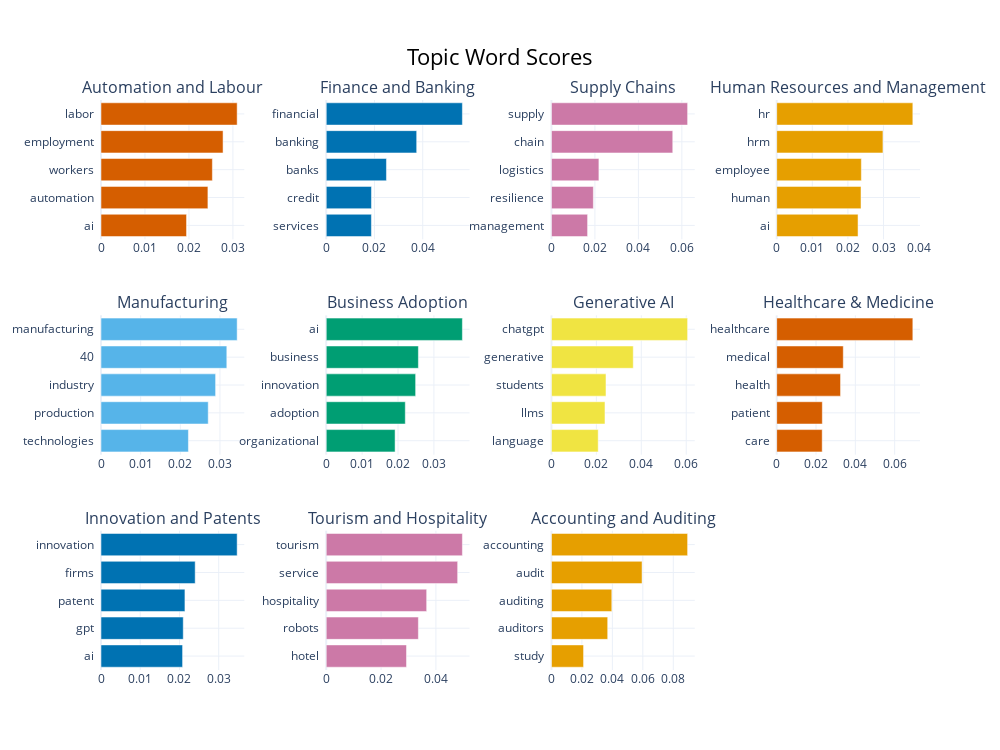

Notebook cell for this chart:
### Code cell
fig = topic_model.visualize_barchart(topics = [0, 1, 2, 3, 4, 5, 6, 7, 8, 9, 10], custom_labels = True)
fig.show()
fig.write_image("images/combined_bars.pdf")

### Figure 1 — Plotly figure (JSON) as saved in the notebook; plotly's stock layout.template omitted (floating-point values rounded to 4 significant figures)
{"data": [{"marker": {"color": "#D55E00"}, "orientation": "h", "type": "bar", "x": [0.01945, 0.02431, 0.02533, 0.02776, 0.03096], "xaxis": "x", "y": ["ai  ", "automation  ", "workers  ", "employment  ", "labor  "], "yaxis": "y"}, {"marker": {"color": "#0072B2"}, "orientation": "h", "type": "bar", "x": [0.01873, 0.01875, 0.02496, 0.03749, 0.05643], "xaxis": "x2", "y": ["services  ", "credit  ", "banks  ", "banking  ", "financial  "], "yaxis": "y2"}, {"marker": {"color": "#CC79A7"}, "orientation": "h", "type": "bar", "x": [0.01663, 0.01928, 0.02183, 0.05582, 0.06265], "xaxis": "x3", "y": ["management  ", "resilience  ", "logistics  ", "chain  ", "supply  "], "yaxis": "y3"}, {"marker": {"color": "#E69F00"}, "orientation": "h", "type": "bar", "x": [0.02284, 0.02368, 0.02377, 0.02983, 0.03822], "xaxis": "x4", "y": ["ai  ", "human  ", "employee  ", "hrm  ", "hr  "], "yaxis": "y4"}, {"marker": {"color": "#56B4E9"}, "orientation": "h", "type": "bar", "x": [0.02204, 0.02704, 0.0289, 0.03172, 0.03433], "xaxis": "x5", "y": ["technologies  ", "production  ", "industry  ", "40  ", "manufacturing  "], "yaxis": "y5"}, {"marker": {"color": "#009E73"}, "orientation": "h", "type": "bar", "x": [0.01918, 0.02203, 0.02491, 0.02568, 0.03793], "xaxis": "x6", "y": ["organizational  ", "adoption  ", "innovation  ", "business  ", "ai  "], "yaxis": "y6"}, {"marker": {"color": "#F0E442"}, "orientation": "h", "type": "bar", "x": [0.02082, 0.02383, 0.02428, 0.03642, 0.06062], "xaxis": "x7", "y": ["language  ", "llms  ", "students  ", "generative  ", "chatgpt  "], "yaxis": "y7"}, {"marker": {"color": "#D55E00"}, "orientation": "h", "type": "bar", "x": [0.02314, 0.02321, 0.03248, 0.03387, 0.06923], "xaxis": "x8", "y": ["care  ", "patient  ", "health  ", "medical  ", "healthcare  "], "yaxis": "y8"}, {"marker": {"color": "#0072B2"}, "orientation": "h", "type": "bar", "x": [0.0208, 0.02097, 0.0214, 0.02401, 0.03471], "xaxis": "x9", "y": ["ai  ", "gpt  ", "patent  ", "firms  ", "innovation  "], "yaxis": "y9"}, {"marker": {"color": "#CC79A7"}, "orientation": "h", "type": "bar", "x": [0.02927, 0.0336, 0.03663, 0.04793, 0.04966], "xaxis": "x10", "y": ["hotel  ", "robots  ", "hospitality  ", "service  ", "tourism  "], "yaxis": "y10"}, {"marker": {"color": "#E69F00"}, "orientation": "h", "type": "bar", "x": [0.02108, 0.03694, 0.03963, 0.05949, 0.08941], "xaxis": "x11", "y": ["study  ", "auditors  ", "auditing  ", "audit  ", "accounting  "], "yaxis": "y11"}], "layout": {"annotations": [{"font": {"size": 16}, "showarrow": false, "text": "Automation and Labour", "x": 0.0875, "xanchor": "center", "xref": "paper", "y": 1, "yanchor": "bottom", "yref": "paper"}, {"font": {"size": 16}, "showarrow": false, "text": "Finance and Banking", "x": 0.3625, "xanchor": "center", "xref": "paper", "y": 1, "yanchor": "bottom", "yref": "paper"}, {"font": {"size": 16}, "showarrow": false, "text": "Supply Chains", "x": 0.6375, "xanchor": "center", "xref": "paper", "y": 1, "yanchor": "bottom", "yref": "paper"}, {"font": {"size": 16}, "showarrow": false, "text": "Human Resources and Management", "x": 0.9125, "xanchor": "center", "xref": "paper", "y": 1, "yanchor": "bottom", "yref": "paper"}, {"font": {"size": 16}, "showarrow": false, "text": "Manufacturing", "x": 0.0875, "xanchor": "center", "xref": "paper", "y": 0.6222, "yanchor": "bottom", "yref": "paper"}, {"font": {"size": 16}, "showarrow": false, "text": "Business Adoption", "x": 0.3625, "xanchor": "center", "xref": "paper", "y": 0.6222, "yanchor": "bottom", "yref": "paper"}, {"font": {"size": 16}, "showarrow": false, "text": "Generative AI", "x": 0.6375, "xanchor": "center", "xref": "paper", "y": 0.6222, "yanchor": "bottom", "yref": "paper"}, {"font": {"size": 16}, "showarrow": false, "text": "Healthcare & Medicine", "x": 0.9125, "xanchor": "center", "xref": "paper", "y": 0.6222, "yanchor": "bottom", "yref": "paper"}, {"font": {"size": 16}, "showarrow": false, "text": "Innovation and Patents", "x": 0.0875, "xanchor": "center", "xref": "paper", "y": 0.2444, "yanchor": "bottom", "yref": "paper"}, {"font": {"size": 16}, "showarrow": false, "text": "Tourism and Hospitality", "x": 0.3625, "xanchor": "center", "xref": "paper", "y": 0.2444, "yanchor": "bottom", "yref": "paper"}, {"font": {"size": 16}, "showarrow": false, "text": "Accounting and Auditing", "x": 0.6375, "xanchor": "center", "xref": "paper", "y": 0.2444, "yanchor": "bottom", "yref": "paper"}], "height": 750, "hoverlabel": {"bgcolor": "white", "font": {"family": "Rockwell", "size": 16}}, "showlegend": false, "title": {"font": {"color": "Black", "size": 22}, "text": "Topic Word Scores", "x": 0.5, "xanchor": "center", "yanchor": "top"}, "width": 1000, "xaxis": {"anchor": "y", "domain": [0, 0.175], "showgrid": true}, "xaxis10": {"anchor": "y10", "domain": [0.275, 0.45], "showgrid": true}, "xaxis11": {"anchor": "y11", "domain": [0.55, 0.725], "showgrid": true}, "xaxis12": {"anchor": "y12", "domain": [0.825, 1], "showgrid": true}, "xaxis2": {"anchor": "y2", "domain": [0.275, 0.45], "showgrid": true}, "xaxis3": {"anchor": "y3", "domain": [0.55, 0.725], "showgrid": true}, "xaxis4": {"anchor": "y4", "domain": [0.825, 1], "showgrid": true}, "xaxis5": {"anchor": "y5", "domain": [0, 0.175], "showgrid": true}, "xaxis6": {"anchor": "y6", "domain": [0.275, 0.45], "showgrid": true}, "xaxis7": {"anchor": "y7", "domain": [0.55, 0.725], "showgrid": true}, "xaxis8": {"anchor": "y8", "domain": [0.825, 1], "showgrid": true}, "xaxis9": {"anchor": "y9", "domain": [0, 0.175], "showgrid": true}, "yaxis": {"anchor": "x", "domain": [0.7556, 1], "showgrid": true}, "yaxis10": {"anchor": "x10", "domain": [0, 0.2444], "showgrid": true}, "yaxis11": {"anchor": "x11", "domain": [0, 0.2444], "showgrid": true}, "yaxis12": {"anchor": "x12", "domain": [0, 0.2444], "showgrid": true}, "yaxis2": {"anchor": "x2", "domain": [0.7556, 1], "showgrid": true}, "yaxis3": {"anchor": "x3", "domain": [0.7556, 1], "showgrid": true}, "yaxis4": {"anchor": "x4", "domain": [0.7556, 1], "showgrid": true}, "yaxis5": {"anchor": "x5", "domain": [0.3778, 0.6222], "showgrid": true}, "yaxis6": {"anchor": "x6", "domain": [0.3778, 0.6222], "showgrid": true}, "yaxis7": {"anchor": "x7", "domain": [0.3778, 0.6222], "showgrid": true}, "yaxis8": {"anchor": "x8", "domain": [0.3778, 0.6222], "showgrid": true}, "yaxis9": {"anchor": "x9", "domain": [0, 0.2444], "showgrid": true}}}
